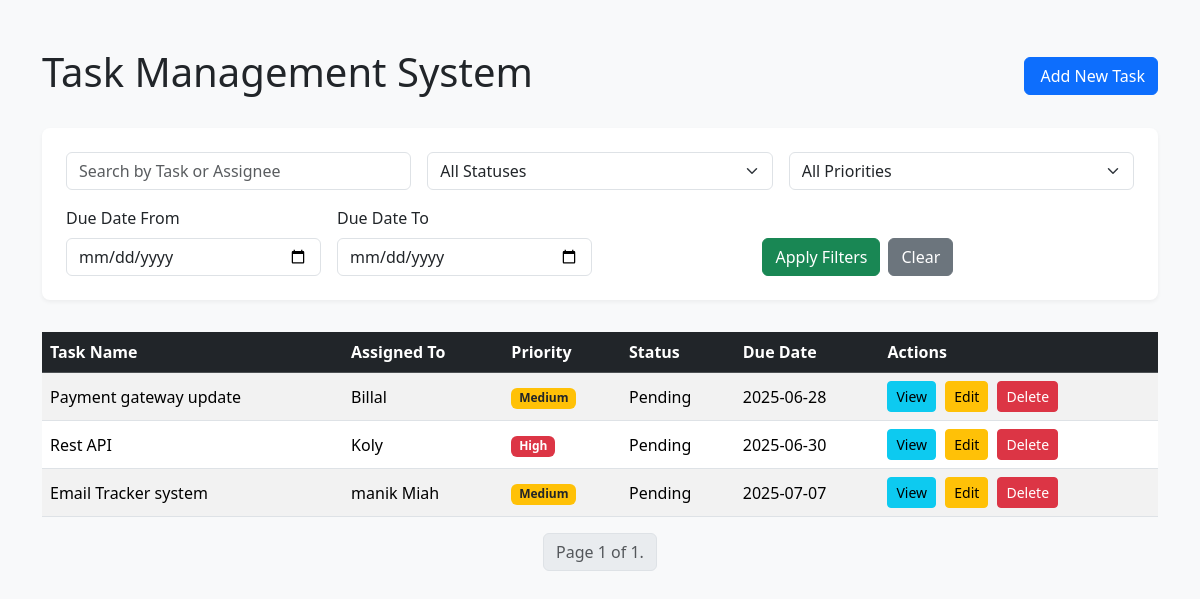
The app's page /, older data.
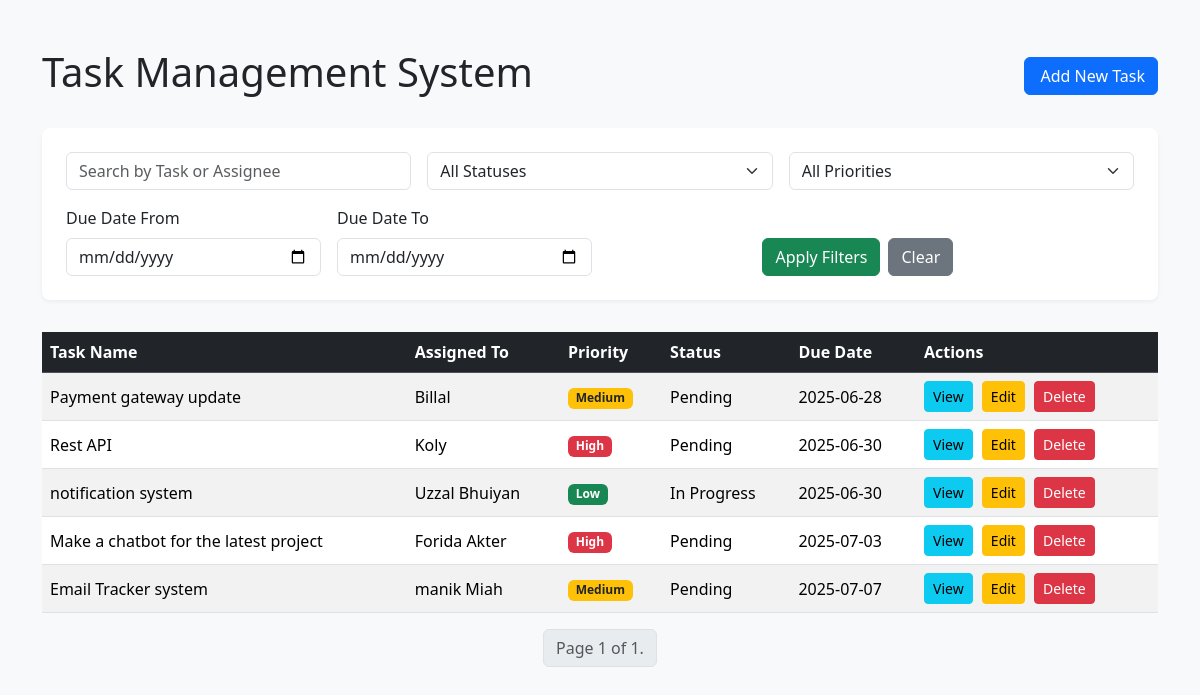
The same page, newer data.
### tasks/models.py (models this page shows, shortened)
class tasks(models.Model):
    Priority_Choice = [
        ('Low', 'Low'),
        ('Medium', 'Medium'),
        ('High', 'High')
    ]
    Status_Choice = [
        ('Pending', 'Pending'),
        ('In Progress', 'In Progress'),
        ('Completed', 'Completed')
    ]
    task_name = models.CharField(max_length=255)
    description = models.TextField(blank=True, null=True)
    assigned_to = models.CharField(max_length=255)
    priority = models.CharField(max_length=20, choices=Priority_Choice, default='Medium')
    status = models.CharField(max_length=20, choices=Status_Choice, default='Pending')
    due_date = models.DateField()
    created_date = models.DateTimeField(auto_now_add=True)

### tasks/views.py (the view)
# urls.py: path('', views.task_list, name='task_list'),
def task_list(request):
    tasks_list = tasks.objects.all().order_by('-created_date') # Order by most recent
    search_query = request.GET.get('search', '')
    if search_query:
        tasks_list = tasks_list.filter(Q(task_name__icontains=search_query) | Q(assigned_to__icontains=search_query))
    status_filter = request.GET.get('status', '')
    if status_filter:
        tasks_list = tasks_list.filter(status=status_filter)
    priority_filter = request.GET.get('priority', '')
    if priority_filter:
        tasks_list = tasks_list.filter(priority=priority_filter)
    start_date_filter = request.GET.get('start_date', '')
    end_date_filter = request.GET.get('end_date', '')
    if start_date_filter and end_date_filter:
        tasks_list = tasks_list.filter(due_date__range=[start_date_filter, end_date_filter])
    sort_by = request.GET.get('sort', 'due_date')
    tasks_list = tasks_list.order_by(sort_by)
    paginator = Paginator(tasks_list, 10)
    page_number = request.GET.get('page')
    page_obj = paginator.get_page(page_number)
    form = TaskForm()
    context = {
        'page_obj': page_obj,
        'form': form # Pass the form to the template
    }
    return render(request, 'tasks/task_list.html', context)

### tasks/forms.py
class TaskForm(forms.ModelForm):
    class Meta:
        model =tasks
        fields = ['task_name', 'description','assigned_to','priority','status','due_date']
        widgets = {
            'due_date': forms.DateInput(attrs ={'type': 'date'}),
        }

### tasks/templates/tasks/task_list.html (shortened to what this page needs)
<!DOCTYPE html>
<html lang="en">
<head>
    <link href="https://cdn.jsdelivr.net/npm/bootstrap@5.3.3/dist/css/bootstrap.min.css" rel="stylesheet">
</head>
<body>
<div class="container mt-5">
    <div class="d-flex justify-content-between align-items-center mb-4">
        <h1>Task Management System</h1>
        <button type="button" class="btn btn-primary" data-bs-toggle="modal" data-bs-target="#addTaskModal">
             Add New Task
        </button>
    </div>
    <div class="filter-form">
        <form method="GET" action="{% url 'task_list' %}">
            <div class="row g-3">
                <div class="col-md-4"><input type="text" name="search" class="form-control" placeholder="Search by Task or Assignee" value="{{ request.GET.search }}"></div>
                <div class="col-md-4">
                    <select name="status" class="form-select">
                        <option value="">All Statuses</option>
                    </select>
                </div>
                <div class="col-md-4">
                     <select name="priority" class="form-select">
                        <option value="">All Priorities</option>
                    </select>
                </div>
                <div class="col-md-3">
                    <label for="start_date" class="form-label">Due Date From</label>
                    <input type="date" name="start_date" id="start_date" class="form-control" value="{{ request.GET.start_date }}">
                </div>
                <div class="col-md-3">
                    <label for="end_date" class="form-label">Due Date To</label>
                    <input type="date" name="end_date" id="end_date" class="form-control" value="{{ request.GET.end_date }}">
                </div>
                <div class="col-md-4 d-flex justify-content-end align-items-center mt-5">
                    <button type="submit" class="btn btn-success me-2">Apply Filters</button>
                    <a href="{% url 'task_list' %}" class="btn btn-secondary">Clear</a>
                </div>
            </div>
        </form>
    </div>
    <div class="table-responsive">
        <table class="table table-striped table-hover align-middle">
            <thead class="table-dark">
                <tr>
                    <th>Task Name</th>
                    <th>Assigned To</th>
                    <th>Priority</th>
                    <th>Status</th>
                    <th>Due Date</th>
                    <th>Actions</th>
                </tr>
            </thead>
            <tbody id="task-table-body">
                {% for task in page_obj %}
                <tr id="task-{{ task.pk }}">
                    <td class="task-name">{{ task.task_name }}</td>
                    <td class="task-assigned-to">{{ task.assigned_to }}</td>
                    <td class="task-priority">
                        <span class="badge bg-{% if task.priority == 'High' %}danger{% elif task.priority == 'Medium' %}warning text-dark{% else %}success{% endif %}">{{ task.priority }}</span>
                    </td>
                    <td class="task-status">{{ task.status }}</td>
                    <td class="task-due-date">{{ task.due_date|date:"Y-m-d" }}</td>
                    <td class="action-btn-group">
                        <button type="button" class="btn btn-sm btn-info view-btn" data-task-id="{{ task.pk }}"> View</button>
                        <button type="button" class="btn btn-sm btn-warning edit-btn" data-task-id="{{ task.pk }}"> Edit</button>
                        <button type="button" class="btn btn-sm btn-danger delete-btn" data-task-id="{{ task.pk }}"> Delete</button>
                    </td>
                </tr>
                {% empty %}
                <tr id="no-tasks-row">
                    <td colspan="6" class="text-center">No tasks found.</td>
                </tr>
                {% endfor %}
            </tbody>
        </table>
    </div>
    <nav aria-label="Page navigation">
        <ul class="pagination justify-content-center">
            <li class="page-item disabled"><span class="page-link">Page {{ page_obj.number }} of {{ page_obj.paginator.num_pages }}.</span></li>
        </ul>
    </nav>
</div>
</body>
</html>

### tasks/templates/tasks/task_list.html (style rules this page uses)
body { background-color: #f8f9fa; }
.filter-form { background-color: #fff; padding: 1.5rem; border-radius: 0.5rem; margin-bottom: 2rem; box-shadow: 0 2px 4px rgba(0,0,0,0.05); }
.action-btn-group .btn { margin-right: 5px; }

Row changes from the older to the newer data that the page shows:
added tasks: task_name "notification system", assigned_to "Uzzal Bhuiyan", priority "Low", status "In Progress", due_date "2025-06-30"
added tasks: task_name "Make a chatbot for the latest project", assigned_to "Forida Akter", priority "High", status "Pending", due_date "2025-07-03"
